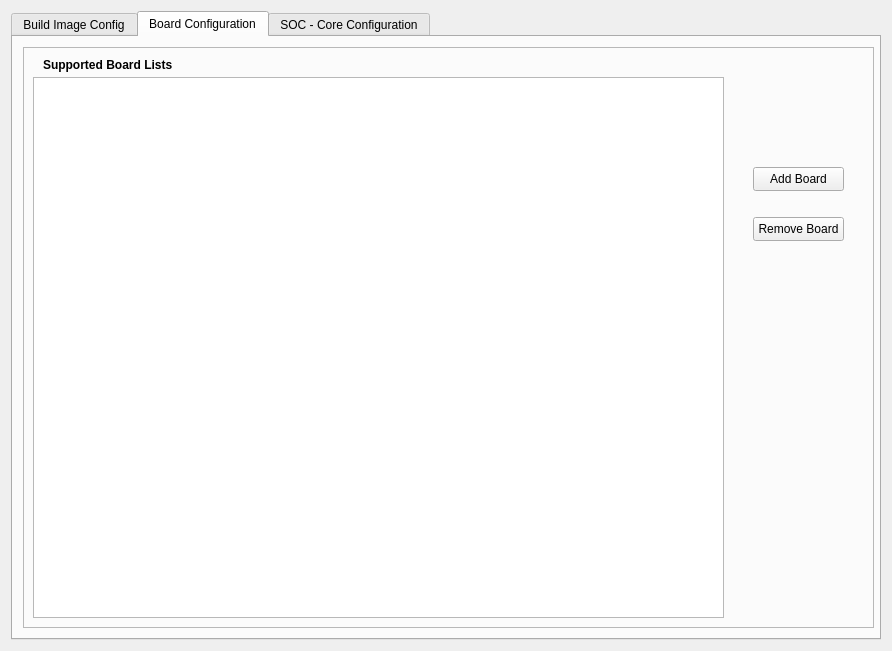
<?xml version="1.0" encoding="UTF-8"?>
<ui version="4.0">
 <class>CoreConfigApp</class>
 <widget class="QWidget" name="CoreConfigApp">
  <property name="geometry">
   <rect>
    <x>0</x>
    <y>0</y>
    <width>892</width>
    <height>651</height>
   </rect>
  </property>
  <property name="sizePolicy">
   <sizepolicy hsizetype="Expanding" vsizetype="Expanding">
    <horstretch>0</horstretch>
    <verstretch>0</verstretch>
   </sizepolicy>
  </property>
  <property name="windowTitle">
   <string>CoreConfigApp</string>
  </property>
  <layout class="QVBoxLayout" name="verticalLayout">
   <item>
    <widget class="QTabWidget" name="tabWidget">
     <property name="sizePolicy">
      <sizepolicy hsizetype="Expanding" vsizetype="Expanding">
       <horstretch>0</horstretch>
       <verstretch>0</verstretch>
      </sizepolicy>
     </property>
     <property name="currentIndex">
      <number>1</number>
     </property>
     <widget class="QWidget" name="tab">
      <property name="sizePolicy">
       <sizepolicy hsizetype="Expanding" vsizetype="Expanding">
        <horstretch>0</horstretch>
        <verstretch>0</verstretch>
       </sizepolicy>
      </property>
      <attribute name="title">
       <string>Build Image Config</string>
      </attribute>
      <layout class="QHBoxLayout" name="horizontalLayout">
       <item>
        <widget class="QFrame" name="BuildImageFrame">
         <property name="sizePolicy">
          <sizepolicy hsizetype="Expanding" vsizetype="Expanding">
           <horstretch>0</horstretch>
           <verstretch>0</verstretch>
          </sizepolicy>
         </property>
         <property name="frameShape">
          <enum>QFrame::Shape::StyledPanel</enum>
         </property>
         <property name="frameShadow">
          <enum>QFrame::Shadow::Raised</enum>
         </property>
         <layout class="QVBoxLayout" name="verticalLayout_2">
          <item>
           <widget class="QLabel" name="label">
            <property name="font">
             <font>
              <bold>true</bold>
             </font>
            </property>
            <property name="text">
             <string>Build Image Types</string>
            </property>
           </widget>
          </item>
          <item>
           <widget class="QListView" name="BuildImagelistView">
            <property name="sizePolicy">
             <sizepolicy hsizetype="Expanding" vsizetype="Expanding">
              <horstretch>0</horstretch>
              <verstretch>0</verstretch>
             </sizepolicy>
            </property>
           </widget>
          </item>
         </layout>
        </widget>
       </item>
       <item>
        <layout class="QVBoxLayout" name="verticalLayout_3">
         <item>
          <spacer name="verticalSpacer">
           <property name="orientation">
            <enum>Qt::Vertical</enum>
           </property>
           <property name="sizeHint" stdset="0">
            <size>
             <width>20</width>
             <height>40</height>
            </size>
           </property>
          </spacer>
         </item>
         <item>
          <widget class="QPushButton" name="AddImageTypepushButton">
           <property name="text">
            <string>Add Image Type</string>
           </property>
          </widget>
         </item>
         <item>
          <spacer name="verticalSpacer_3">
           <property name="orientation">
            <enum>Qt::Vertical</enum>
           </property>
           <property name="sizeHint" stdset="0">
            <size>
             <width>20</width>
             <height>20</height>
            </size>
           </property>
          </spacer>
         </item>
         <item>
          <widget class="QPushButton" name="RemoveImageTypepushButton">
           <property name="text">
            <string>Remove</string>
           </property>
          </widget>
         </item>
         <item>
          <spacer name="verticalSpacer_4">
           <property name="orientation">
            <enum>Qt::Vertical</enum>
           </property>
           <property name="sizeHint" stdset="0">
            <size>
             <width>20</width>
             <height>20</height>
            </size>
           </property>
          </spacer>
         </item>
         <item>
          <spacer name="verticalSpacer_2">
           <property name="orientation">
            <enum>Qt::Vertical</enum>
           </property>
           <property name="sizeHint" stdset="0">
            <size>
             <width>20</width>
             <height>40</height>
            </size>
           </property>
          </spacer>
         </item>
        </layout>
       </item>
      </layout>
     </widget>
     <widget class="QWidget" name="tab_3">
      <attribute name="title">
       <string>Board Configuration</string>
      </attribute>
      <widget class="QFrame" name="BoardListFrame">
       <property name="geometry">
        <rect>
         <x>10</x>
         <y>10</y>
         <width>851</width>
         <height>581</height>
        </rect>
       </property>
       <property name="frameShape">
        <enum>QFrame::Shape::StyledPanel</enum>
       </property>
       <property name="frameShadow">
        <enum>QFrame::Shadow::Raised</enum>
       </property>
       <widget class="QListView" name="BoardListView">
        <property name="geometry">
         <rect>
          <x>10</x>
          <y>30</y>
          <width>691</width>
          <height>541</height>
         </rect>
        </property>
       </widget>
       <widget class="QLabel" name="BoardFrameLabel">
        <property name="geometry">
         <rect>
          <x>20</x>
          <y>10</y>
          <width>171</width>
          <height>16</height>
         </rect>
        </property>
        <property name="font">
         <font>
          <bold>true</bold>
         </font>
        </property>
        <property name="text">
         <string>Supported Board Lists</string>
        </property>
       </widget>
       <widget class="QPushButton" name="AddBoardPushButton">
        <property name="geometry">
         <rect>
          <x>730</x>
          <y>120</y>
          <width>91</width>
          <height>24</height>
         </rect>
        </property>
        <property name="text">
         <string>Add Board</string>
        </property>
       </widget>
       <widget class="QPushButton" name="RemoveBoardPushButton">
        <property name="geometry">
         <rect>
          <x>730</x>
          <y>170</y>
          <width>91</width>
          <height>24</height>
         </rect>
        </property>
        <property name="text">
         <string>Remove Board</string>
        </property>
       </widget>
      </widget>
     </widget>
     <widget class="QWidget" name="tab_2">
      <property name="sizePolicy">
       <sizepolicy hsizetype="Expanding" vsizetype="Expanding">
        <horstretch>0</horstretch>
        <verstretch>0</verstretch>
       </sizepolicy>
      </property>
      <attribute name="title">
       <string>SOC - Core Configuration</string>
      </attribute>
      <layout class="QHBoxLayout" name="horizontalLayout_2">
       <item>
        <widget class="QFrame" name="SocCoreConfigframe">
         <property name="sizePolicy">
          <sizepolicy hsizetype="Expanding" vsizetype="Expanding">
           <horstretch>0</horstretch>
           <verstretch>0</verstretch>
          </sizepolicy>
         </property>
         <property name="frameShape">
          <enum>QFrame::Shape::StyledPanel</enum>
         </property>
         <property name="frameShadow">
          <enum>QFrame::Shadow::Raised</enum>
         </property>
         <layout class="QVBoxLayout" name="verticalLayout_4">
          <item>
           <widget class="QLabel" name="label_2">
            <property name="font">
             <font>
              <bold>true</bold>
             </font>
            </property>
            <property name="text">
             <string>SOC - Core Configuration List</string>
            </property>
           </widget>
          </item>
          <item>
           <widget class="QTreeView" name="soc_CoretreeView">
            <property name="sizePolicy">
             <sizepolicy hsizetype="Expanding" vsizetype="Expanding">
              <horstretch>0</horstretch>
              <verstretch>0</verstretch>
             </sizepolicy>
            </property>
           </widget>
          </item>
         </layout>
        </widget>
       </item>
       <item>
        <layout class="QVBoxLayout" name="verticalLayout_5">
         <item>
          <spacer name="verticalSpacer_5">
           <property name="orientation">
            <enum>Qt::Vertical</enum>
           </property>
           <property name="sizeHint" stdset="0">
            <size>
             <width>20</width>
             <height>40</height>
            </size>
           </property>
          </spacer>
         </item>
         <item>
          <widget class="QPushButton" name="AddSOCpushButton">
           <property name="text">
            <string>Add SOC</string>
           </property>
          </widget>
         </item>
         <item>
          <spacer name="verticalSpacer_6">
           <property name="orientation">
            <enum>Qt::Vertical</enum>
           </property>
           <property name="sizeHint" stdset="0">
            <size>
             <width>20</width>
             <height>20</height>
            </size>
           </property>
          </spacer>
         </item>
         <item>
          <widget class="QPushButton" name="RemoveSockpushButton">
           <property name="text">
            <string>Remove SOC</string>
           </property>
          </widget>
         </item>
         <item>
          <spacer name="verticalSpacer_7">
           <property name="orientation">
            <enum>Qt::Vertical</enum>
           </property>
           <property name="sizeHint" stdset="0">
            <size>
             <width>20</width>
             <height>20</height>
            </size>
           </property>
          </spacer>
         </item>
         <item>
          <widget class="QPushButton" name="AddCorepushButton">
           <property name="text">
            <string>Add Core</string>
           </property>
          </widget>
         </item>
         <item>
          <spacer name="verticalSpacer_8">
           <property name="orientation">
            <enum>Qt::Vertical</enum>
           </property>
           <property name="sizeHint" stdset="0">
            <size>
             <width>20</width>
             <height>20</height>
            </size>
           </property>
          </spacer>
         </item>
         <item>
          <widget class="QPushButton" name="RemoveCorepushButton">
           <property name="text">
            <string>Remove Core</string>
           </property>
          </widget>
         </item>
         <item>
          <spacer name="verticalSpacer_9">
           <property name="orientation">
            <enum>Qt::Vertical</enum>
           </property>
           <property name="sizeHint" stdset="0">
            <size>
             <width>20</width>
             <height>20</height>
            </size>
           </property>
          </spacer>
         </item>
         <item>
          <widget class="QPushButton" name="SaveSocCorepushButton">
           <property name="text">
            <string>Save</string>
           </property>
          </widget>
         </item>
         <item>
          <spacer name="verticalSpacer_10">
           <property name="orientation">
            <enum>Qt::Vertical</enum>
           </property>
           <property name="sizeHint" stdset="0">
            <size>
             <width>20</width>
             <height>40</height>
            </size>
           </property>
          </spacer>
         </item>
        </layout>
       </item>
      </layout>
     </widget>
    </widget>
   </item>
  </layout>
 </widget>
 <resources/>
 <connections/>
</ui>
